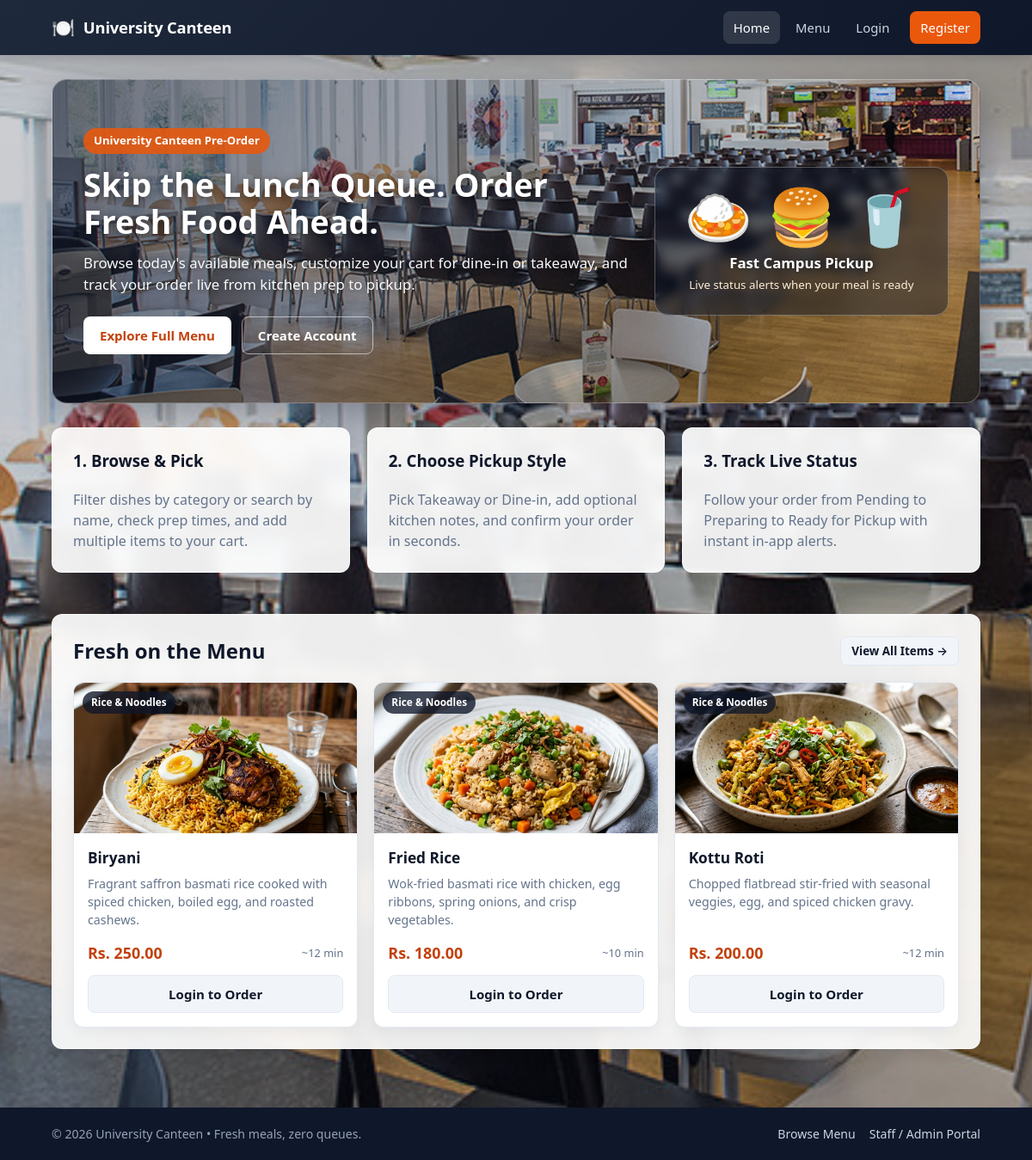
The page / on the database its author committed.
### tables this page shows
CREATE TABLE IF NOT EXISTS `menu_items` (
  `item_id` INT AUTO_INCREMENT PRIMARY KEY,
  `name` VARCHAR(120) NOT NULL,
  `category` VARCHAR(60) NOT NULL DEFAULT 'Mains',
  `description` TEXT NULL,
  `price` DECIMAL(10, 2) NOT NULL,
  `prep_minutes` INT NOT NULL DEFAULT 10,
  `image_url` VARCHAR(255) NULL,
  `is_available` TINYINT(1) NOT NULL DEFAULT 1,
  `created_at` TIMESTAMP NOT NULL DEFAULT CURRENT_TIMESTAMP
);

### includes/bootstrap.php (called while the page is built, shortened)
<?php
function app_base_url(): string
{
    static $base = null;
    if ($base !== null) {
        return $base;
    }
    $projectDir = realpath(dirname(__DIR__));
    $docRootRaw = trim((string) ($_SERVER['DOCUMENT_ROOT'] ?? ''));
    $docRoot = $docRootRaw !== '' ? realpath($docRootRaw) : false;
    if ($projectDir !== false && $docRoot !== false) {
        $normProject = str_replace('\\', '/', $projectDir);
        $normDocRoot = rtrim(str_replace('\\', '/', $docRoot), '/');
    }
    $scriptName = str_replace('\\', '/', (string) ($_SERVER['SCRIPT_NAME'] ?? ''));
    foreach (['/public/', '/admin/', '/actions/'] as $marker) {
        $pos = strpos($scriptName, $marker);
    }
    $dir = rtrim(str_replace('\\', '/', dirname($scriptName)), '/');
    $base = ($dir === '.' || $dir === '/') ? '' : $dir;
    return $base;
}
function app_url(string $path = ''): string
{
    $clean = ltrim($path, '/');
    $base = app_base_url();
    return ($base === '' ? '' : $base) . '/' . $clean;
}
function e(mixed $value): string
{
    return htmlspecialchars((string) $value, ENT_QUOTES, 'UTF-8');
}
function format_currency(float|int|string $amount): string
{
    return 'Rs. ' . number_format((float) $amount, 2);
}
function media_url(?string $path): ?string
{
    $raw = trim((string) $path);
    return app_url($raw);
}

### includes/auth.php (called while the page is built, shortened)
<?php
require_once __DIR__ . '/bootstrap.php';
function is_logged_in(): bool
{
    return isset($_SESSION['user_id']) && (int) $_SESSION['user_id'] > 0;
}

### public/index.php (the view, shortened to what this page needs)
<?php
require_once __DIR__ . '/../config/database.php';
require_once __DIR__ . '/../includes/auth.php';
$activeNav = 'home';
$featured = [];
$stmt = $conn->prepare('SELECT item_id, name, category, description, price, prep_minutes, image_url FROM menu_items WHERE is_available = 1 ORDER BY created_at DESC LIMIT 3');
$stmt->execute();
$res = $stmt->get_result();
while ($row = $res->fetch_assoc()) {
    $featured[] = $row;
}
require_once __DIR__ . '/../includes/header.php';
?>
<section class="hero">
  <div>
    <span class="hero-badge">University Canteen Pre-Order</span>
    <h1>Skip the Lunch Queue. Order Fresh Food Ahead.</h1>
    <p>Browse today's available meals, customize your cart for dine-in or takeaway, and track your order live from kitchen prep to pickup.</p>
    <div class="hero-actions">
      <a class="btn btn-white" href="<?php echo e(app_url('public/menu.php')); ?>">Explore Full Menu</a>
      <?php if (!is_logged_in()): ?>
        <a class="btn btn-outline-white" href="<?php echo e(app_url('public/register.php')); ?>">Create Account</a>
      <?php else: ?>
        <a class="btn btn-outline-white" href="<?php echo e(app_url('public/my_orders.php')); ?>">Track My Orders</a>
      <?php endif; ?>
    </div>
  </div>
  <div class="hero-visual">
    <div class="hero-emoji" aria-hidden="true">🍛 🍔 🥤</div>
    <p style="margin:0;color:#fff;font-weight:600;">Fast Campus Pickup</p>
    <small style="color:#ffedd5;">Live status alerts when your meal is ready</small>
  </div>
</section>
<section class="grid-3" style="margin-bottom:28px;">
  <div class="card">
    <h3 style="margin-top:0;">1. Browse &amp; Pick</h3>
    <p class="muted" style="margin-bottom:0;">Filter dishes by category or search by name, check prep times, and add multiple items to your cart.</p>
  </div>
  <div class="card">
    <h3 style="margin-top:0;">2. Choose Pickup Style</h3>
    <p class="muted" style="margin-bottom:0;">Pick Takeaway or Dine-in, add optional kitchen notes, and confirm your order in seconds.</p>
  </div>
  <div class="card">
    <h3 style="margin-top:0;">3. Track Live Status</h3>
    <p class="muted" style="margin-bottom:0;">Follow your order from Pending to Preparing to Ready for Pickup with instant in-app alerts.</p>
  </div>
</section>
<?php if (!empty($featured)): ?>
  <section class="card">
    <div class="card-header">
      <h2>Fresh on the Menu</h2>
      <a class="btn btn-secondary btn-sm" href="<?php echo e(app_url('public/menu.php')); ?>">View All Items &rarr;</a>
    </div>
    <div class="menu-grid">
      <?php foreach ($featured as $item): ?>
        <article class="dish-card">
          <div class="dish-media">
            <span class="dish-cat"><?php echo e($item['category'] ?? 'Mains'); ?></span>
            <?php $imgSrc = media_url($item['image_url'] ?? null); ?>
            <?php if ($imgSrc !== null): ?>
              <img src="<?php echo e($imgSrc); ?>" alt="<?php echo e($item['name']); ?>">
            <?php else: ?>
              <span aria-hidden="true"><?php echo category_emoji((string) ($item['category'] ?? '')); ?></span>
            <?php endif; ?>
          </div>
          <div class="dish-body">
            <h3 class="dish-title"><?php echo e($item['name']); ?></h3>
            <p class="dish-desc"><?php echo e($item['description'] ?: 'Freshly prepared at the university canteen.'); ?></p>
            <div class="dish-meta">
              <span class="dish-price"><?php echo e(format_currency($item['price'])); ?></span>
              <span class="dish-prep">~<?php echo (int) ($item['prep_minutes'] ?? 10); ?> min</span>
            </div>
            <?php if (is_logged_in()): ?>
              <form action="<?php echo e(app_url('actions/cart.php')); ?>" method="POST" class="qty-form">
                <?php echo csrf_field(); ?>
                <input type="hidden" name="action" value="add">
                <input type="hidden" name="item_id" value="<?php echo (int) $item['item_id']; ?>">
                <input type="hidden" name="quantity" value="1">
                <input type="hidden" name="redirect" value="public/index.php">
                <button type="submit" class="btn btn-primary" style="width:100%;">Add to Cart</button>
              </form>
            <?php else: ?>
              <a href="<?php echo e(app_url('public/login.php')); ?>" class="btn btn-secondary" style="width:100%;">Login to Order</a>
            <?php endif; ?>
          </div>
        </article>
      <?php endforeach; ?>
    </div>
  </section>
<?php endif; ?>
<?php require_once __DIR__ . '/../includes/footer.php'; ?>

### includes/header.php (shortened to what this page needs)
<?php
require_once __DIR__ . '/auth.php';
$activeNav = $activeNav ?? '';
$cartCount = cart_count();
$unreadNotifs = (is_logged_in() && isset($conn) && $conn instanceof mysqli)
    ? get_unread_notification_count($conn, current_user_id())
    : 0;
?>
<!doctype html>
<html lang="en">
<head>
  <link rel="stylesheet" href="<?php echo e(app_url('assets/css/style.css')); ?>?v=2">
</head>
<body>
<header class="site-header">
  <div class="container nav-wrap">
    <a class="brand" href="<?php echo e(app_url('public/index.php')); ?>">
      <span class="brand-icon" aria-hidden="true">🍽️</span>
      <span>University Canteen</span>
    </a>
    <nav id="mainNav" class="nav-links">
      <a class="<?php echo $activeNav === 'home' ? 'active' : ''; ?>" href="<?php echo e(app_url('public/index.php')); ?>">Home</a>
      <a class="<?php echo $activeNav === 'menu' ? 'active' : ''; ?>" href="<?php echo e(app_url('public/menu.php')); ?>">Menu</a>
      <?php if (is_logged_in()): ?>
        <a class="<?php echo $activeNav === 'cart' ? 'active' : ''; ?>" href="<?php echo e(app_url('public/cart.php')); ?>">
          Cart <?php if ($cartCount > 0): ?><span class="pill-count"><?php echo $cartCount; ?></span><?php endif; ?>
        </a>
        <a class="<?php echo $activeNav === 'orders' ? 'active' : ''; ?>" href="<?php echo e(app_url('public/my_orders.php')); ?>">My Orders</a>
        <a class="<?php echo $activeNav === 'notifications' ? 'active' : ''; ?>" href="<?php echo e(app_url('public/notifications.php')); ?>">
          Alerts <?php if ($unreadNotifs > 0): ?><span class="pill-count pill-alert"><?php echo $unreadNotifs; ?></span><?php endif; ?>
        </a>
        <?php if (is_admin_or_staff()): ?>
          <a href="<?php echo e(app_url('admin/admin_dashboard.php')); ?>">Admin Panel</a>
        <?php endif; ?>
        <span class="nav-user" title="Signed in account">
          <span aria-hidden="true">👤</span>
          <span><?php echo e(current_user_name()); ?></span>
        </span>
        <form action="<?php echo e(app_url('public/logout.php')); ?>" method="POST" class="nav-logout-form">
          <?php echo csrf_field(); ?>
          <button type="submit" class="btn-logout">Logout</button>
        </form>
      <?php else: ?>
        <a class="<?php echo $activeNav === 'login' ? 'active' : ''; ?>" href="<?php echo e(app_url('public/login.php')); ?>">Login</a>
        <a class="nav-cta <?php echo $activeNav === 'register' ? 'active' : ''; ?>" href="<?php echo e(app_url('public/register.php')); ?>">Register</a>
      <?php endif; ?>
    </nav>
  </div>
</header>
<main class="container page-main">

### includes/footer.php (shortened to what this page needs)
</main>
<footer class="site-footer">
  <div class="container footer-wrap">
    <p>&copy; <?php echo date('Y'); ?> University Canteen &bull; Fresh meals, zero queues.</p>
    <div class="footer-links">
      <a href="<?php echo e(app_url('public/menu.php')); ?>">Browse Menu</a>
      <a href="<?php echo e(app_url('admin/login.php')); ?>">Staff / Admin Portal</a>
    </div>
  </div>
</footer>
</body>
</html>

### rows shown on the page
menu_items: category "Rice & Noodles", image_url (picture), name "Biryani", description "Fragrant saffron basmati rice cooked with spiced chicken, boiled egg, and roasted cashews.", price "Rs. 250.00", prep_minutes "12"
menu_items: category "Rice & Noodles", image_url (picture), name "Fried Rice", description "Wok-fried basmati rice with chicken, egg ribbons, spring onions, and crisp vegetables.", price "Rs. 180.00", prep_minutes "10"
menu_items: category "Rice & Noodles", image_url (picture), name "Kottu Roti", description "Chopped flatbread stir-fried with seasonal veggies, egg, and spiced chicken gravy.", price "Rs. 200.00", prep_minutes "12"
